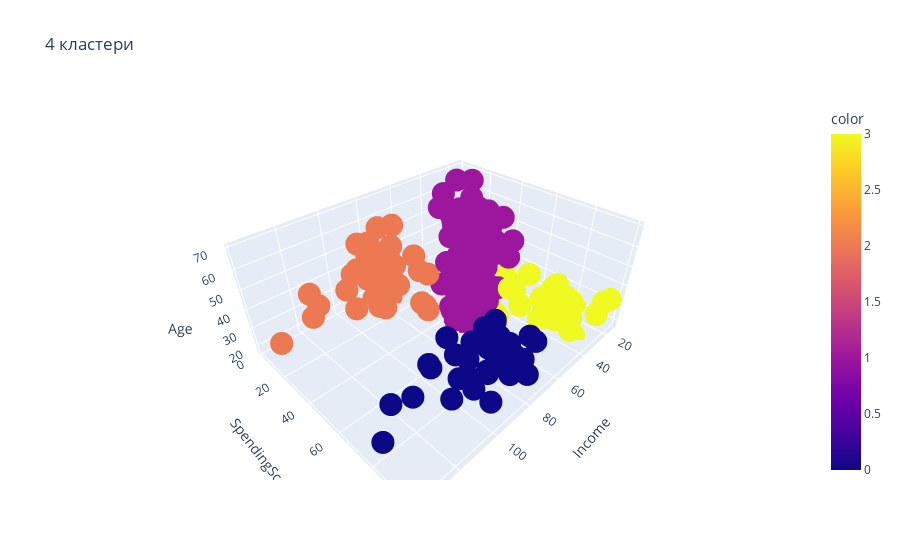
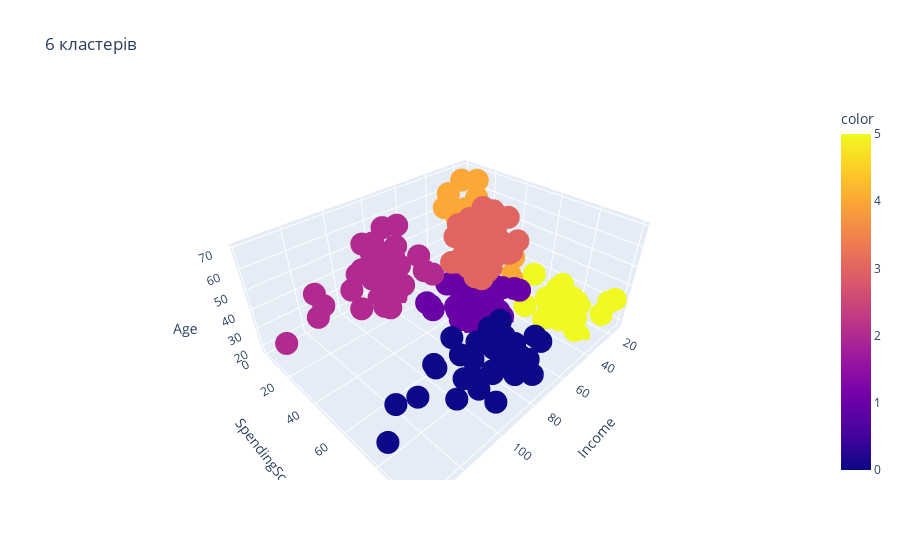

The notebook cell saved with these charts, in order:
### Markdown cell above
**Завдання 11** 

Зробити візуалізацію кластеризації методу К-середніх на вибраних Вами двох різних кількостях кластерів використовуючи [scatter_3d](https://plotly.com/python/3d-scatter-plots/).

### Code cell
fig_first = px.scatter_3d(X, x='Income', y='SpendingScore', z='Age', color=k_means_first.labels_, title='4 кластери')
fig_first.show()

fig_first = px.scatter_3d(X, x='Income', y='SpendingScore', z='Age', color=k_means_second.labels_, title='6 кластерів')
fig_first.show()

### Figure 1 — Plotly figure (JSON) as saved in the notebook; plotly's stock layout.template omitted (floating-point values rounded to 4 significant figures; data arrays with more than 128 entries replaced by an {"elided": "..."} marker saying what was removed)
{"data": [{"hovertemplate": "Income=%{x}<br>SpendingScore=%{y}<br>Age=%{z}<br>color=%{marker.color}<extra></extra>", "legendgroup": "", "marker": {"color": {"elided": "200 int values"}, "coloraxis": "coloraxis", "symbol": "circle"}, "mode": "markers", "name": "", "scene": "scene", "showlegend": false, "type": "scatter3d", "x": {"elided": "200 int values"}, "y": {"elided": "200 int values"}, "z": {"elided": "200 int values"}}], "layout": {"coloraxis": {"colorbar": {"title": {"text": "color"}}, "colorscale": [[0, "#0d0887"], [0.1111, "#46039f"], [0.2222, "#7201a8"], [0.3333, "#9c179e"], [0.4444, "#bd3786"], [0.5556, "#d8576b"], [0.6667, "#ed7953"], [0.7778, "#fb9f3a"], [0.8889, "#fdca26"], [1, "#f0f921"]]}, "legend": {"tracegroupgap": 0}, "scene": {"domain": {"x": [0, 1], "y": [0, 1]}, "xaxis": {"title": {"text": "Income"}}, "yaxis": {"title": {"text": "SpendingScore"}}, "zaxis": {"title": {"text": "Age"}}}, "title": {"text": "4 кластери"}}}

### Figure 2 — Plotly figure (JSON) as saved in the notebook; plotly's stock layout.template omitted (floating-point values rounded to 4 significant figures; data arrays with more than 128 entries replaced by an {"elided": "..."} marker saying what was removed)
{"data": [{"hovertemplate": "Income=%{x}<br>SpendingScore=%{y}<br>Age=%{z}<br>color=%{marker.color}<extra></extra>", "legendgroup": "", "marker": {"color": {"elided": "200 int values"}, "coloraxis": "coloraxis", "symbol": "circle"}, "mode": "markers", "name": "", "scene": "scene", "showlegend": false, "type": "scatter3d", "x": {"elided": "200 int values"}, "y": {"elided": "200 int values"}, "z": {"elided": "200 int values"}}], "layout": {"coloraxis": {"colorbar": {"title": {"text": "color"}}, "colorscale": [[0, "#0d0887"], [0.1111, "#46039f"], [0.2222, "#7201a8"], [0.3333, "#9c179e"], [0.4444, "#bd3786"], [0.5556, "#d8576b"], [0.6667, "#ed7953"], [0.7778, "#fb9f3a"], [0.8889, "#fdca26"], [1, "#f0f921"]]}, "legend": {"tracegroupgap": 0}, "scene": {"domain": {"x": [0, 1], "y": [0, 1]}, "xaxis": {"title": {"text": "Income"}}, "yaxis": {"title": {"text": "SpendingScore"}}, "zaxis": {"title": {"text": "Age"}}}, "title": {"text": "6 кластерів"}}}
